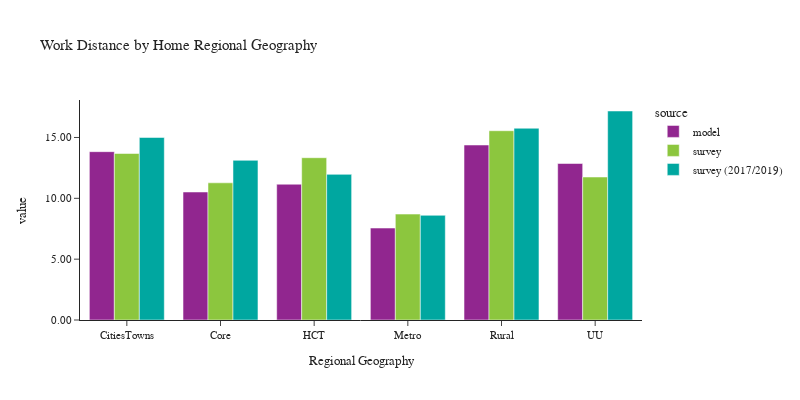

This figure's notebook cell:
### Code cell
plot_work_location(df_workers, 'rg_proposed_home', 'Home Regional Geography', 'Regional Geography')

### Figure 1 — Plotly figure (JSON) as saved in the notebook; plotly's stock layout.template omitted (floating-point values rounded to 4 significant figures)
{"data": [{"alignmentgroup": "True", "customdata": [[186195], [498899], [469940], [721669], [248425], [84973]], "hovertemplate": "source=model<br>rg_proposed_home=%{x}<br>value=%{y}<br>sample count=%{customdata[0]}<extra></extra>", "legendgroup": "model", "marker": {"color": "#91268F", "pattern": {"shape": ""}}, "name": "model", "offsetgroup": "model", "orientation": "v", "showlegend": true, "textposition": "auto", "type": "bar", "x": ["CitiesTowns", "Core", "HCT", "Metro", "Rural", "UU"], "xaxis": "x", "y": [13.83, 10.52, 11.16, 7.556, 14.38, 12.86], "yaxis": "y"}, {"alignmentgroup": "True", "customdata": [[88], [221], [341], [1742], [179], [35]], "hovertemplate": "source=survey<br>rg_proposed_home=%{x}<br>value=%{y}<br>sample count=%{customdata[0]}<extra></extra>", "legendgroup": "survey", "marker": {"color": "#8CC63E", "pattern": {"shape": ""}}, "name": "survey", "offsetgroup": "survey", "orientation": "v", "showlegend": true, "textposition": "auto", "type": "bar", "x": ["CitiesTowns", "Core", "HCT", "Metro", "Rural", "UU"], "xaxis": "x", "y": [13.68, 11.27, 13.34, 8.704, 15.55, 11.75], "yaxis": "y"}, {"alignmentgroup": "True", "customdata": [[111], [953], [380], [3929], [175], [47]], "hovertemplate": "source=survey (2017/2019)<br>rg_proposed_home=%{x}<br>value=%{y}<br>sample count=%{customdata[0]}<extra></extra>", "legendgroup": "survey (2017/2019)", "marker": {"color": "#00A7A0", "pattern": {"shape": ""}}, "name": "survey (2017/2019)", "offsetgroup": "survey (2017/2019)", "orientation": "v", "showlegend": true, "textposition": "auto", "type": "bar", "x": ["CitiesTowns", "Core", "HCT", "Metro", "Rural", "UU"], "xaxis": "x", "y": [15.0, 13.12, 11.97, 8.603, 15.76, 17.18], "yaxis": "y"}], "layout": {"barmode": "group", "font": {"size": 11}, "height": 400, "legend": {"title": {"text": "source"}, "tracegroupgap": 0}, "title": {"text": "Work Distance by Home Regional Geography"}, "width": 800, "xaxis": {"anchor": "y", "domain": [0.0, 1.0], "title": {"text": "Regional Geography"}}, "yaxis": {"anchor": "x", "domain": [0.0, 1.0], "tickformat": ".2f", "title": {"text": "value"}}}}
